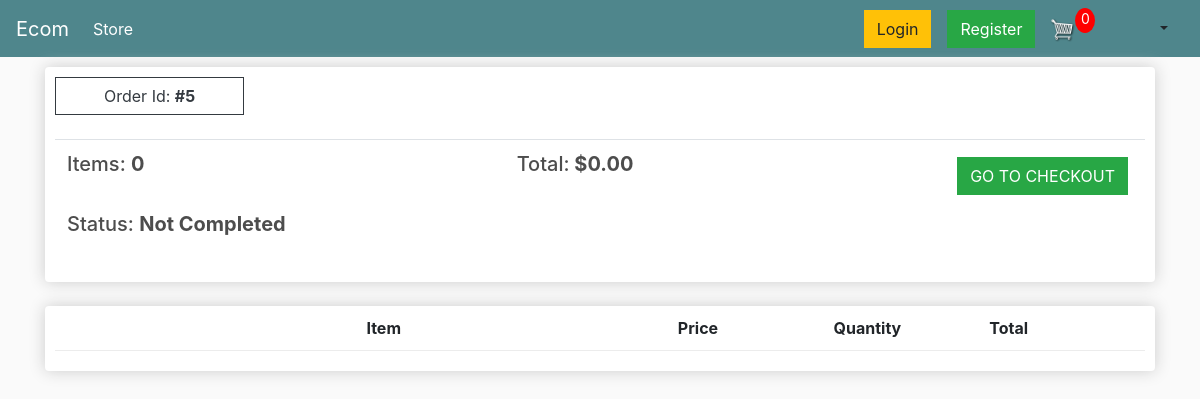
Before: /order-details/5 with the older database file.
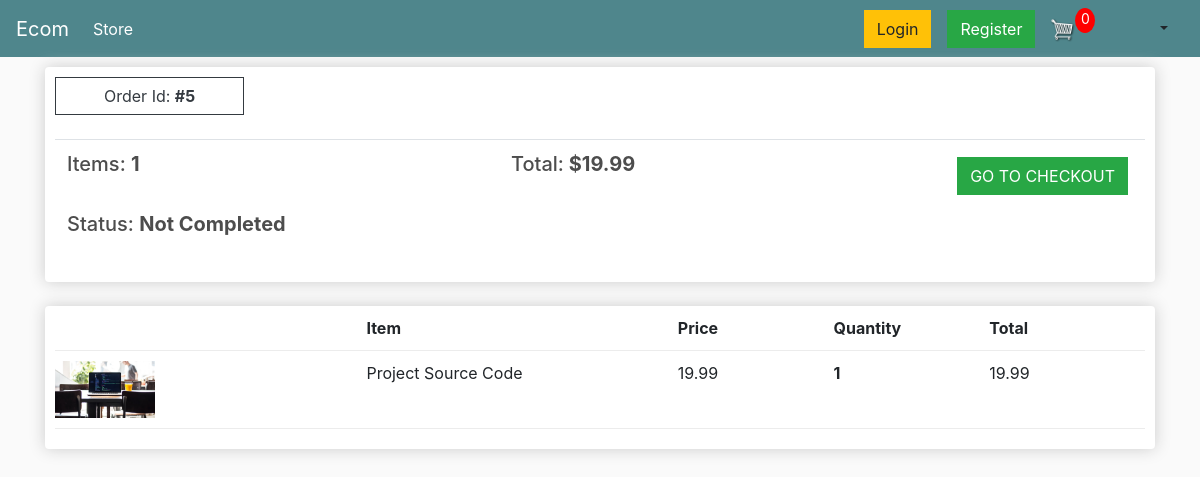
After: the same page with the newer database file.
### store/models.py (models this page shows, shortened)
class Order(models.Model):
    customer = models.ForeignKey(Customer, on_delete=models.SET_NULL, null=True, blank=True)
    date_ordered = models.DateTimeField(auto_now_add=True)
    date_completed = models.DateTimeField(auto_now_add=True)
    complete = models.BooleanField(default=False, null=True, blank=False)
    transaction_id = models.CharField(max_length=100, null=True)
    @property
    def get_cart_total(self):
        order_items = self.orderitem_set.all()
        total = sum([item.get_total for item in order_items])
        return total
    @property
    def get_number_of_items(self):
        order_items = self.orderitem_set.all()
        total = sum([item.quantity for item in order_items])
        return total

class OrderItem(models.Model):
    product = models.ForeignKey(Product, on_delete=models.SET_NULL, null=True, blank=True)
    order = models.ForeignKey(Order, on_delete=models.SET_NULL, null=True, blank=True)
    quantity = models.IntegerField(default=0, null=True, blank=True)
    date_added = models.DateTimeField(auto_now_add=True)
    @property
    def get_total(self):
        return self.quantity * self.product.price

class Product(models.Model):
    name = models.CharField(max_length=200, null=True)
    price = models.FloatField()
    digital = models.BooleanField(default=False, null=True, blank=True)
    image = models.ImageField(null=True, blank=True)
    @property
    def imageURL(self):
        try:
            url = self.image.url
        except:
            url = ''
        return url

### customers/views.py (the view)
# urls.py: path('order-details/<int:pk>', customer_views.OrderDetailView.as_view(), name = 'order-details'),
class OrderDetailView(DetailView):
    template_name: str = "customers/order-details.html"
    context_object_name: str = "order"
    model = Order
    def get_context_data(self,*args, **kwargs):
        context = super(OrderDetailView, self).get_context_data(*args,**kwargs)
        context['items'] = self.items
        context['noOfCartItems'] = self.noOfCartItems
        return context
    def get(self, request, *args, **kwargs):
        self.cookieData = cartData(request = request)
        self.noOfCartItems = self.cookieData['noOfCartItems']
        self.order_id = self.kwargs.get('pk')
        self.items = OrderItem.objects.filter(order__id = self.order_id)
        print(f'order_id = {self.order_id}  items = {self.items},  noOfCartItems = {self.noOfCartItems}')
        return super(OrderDetailView, self).get(request, *args, **kwargs)

### store/utils.py (called while the page is built, shortened)
def cookieCart(request):
    try:
        cart = json.loads(request.COOKIES['cart'])
    except:
        cart = {}
    print('Cart: ', cart)
    items = []
    order = {
        'get_cart_total': 0,
        'get_number_of_items': 0,
        'shipping': False
    }
    noOfCartItems = order['get_number_of_items']
    return {
        'noOfCartItems': noOfCartItems,
        'order': order,
        'items': items
    }

def cartData(request):
    if request.user.is_authenticated:
        customer = request.user.customer
        order, created = Order.objects.get_or_create(customer = customer, complete = False)
        items = order.orderitem_set.all()
        noOfCartItems = order.get_number_of_items
    else:
        cookieData = cookieCart(request = request)
        noOfCartItems = cookieData['noOfCartItems']
        order = cookieData['order']
        items = cookieData['items']
    return {
        'noOfCartItems': noOfCartItems,
        'order': order,
        'items': items
    }

### templates/customers/order-details.html (shortened to what this page needs)
{% extends 'store/main.html' %}
{% load static %}
{% block content %}
    <div class="row">
        <div class="col-lg-12">
            <div class="box-element">
                <a  class="btn btn-outline-dark pl-5 pr-5" href="{% url 'store' %}">Order Id: <strong>#{{order.id}}</strong></a>
                <br>
                <br>
                <table class="table">
                    <tr>
                        <th><h5>Items: <strong>{{ order.get_number_of_items }} </strong></h5></th>
                        <th><h5>Total:<strong> ${{order.get_cart_total|floatformat:2}} </strong></h5></th>
                        <th>
                        {% if order.complete %}
                            <a  style="float:right; margin:5px;" class="btn btn-secondary" href="#">COMPLETED</a>
                        {% else %}
                            <a  style="float:right; margin:5px;" class="btn btn-success" href="{% url 'checkout' %}">GO TO CHECKOUT</a>
                        {% endif %}
                        </th>
                    </tr>
                    <td style="border:0; padding-top:0;">
                        {% if order.complete %}
                            <h5>Status: <strong> Completed </strong></h5>
                        {% else %}
                            <h5>Status: <strong> Not Completed </strong></h5>
                        {% endif %}
                    </td>
                </table>
            </div>
            <br>
            <div class="box-element mt-0">
                <div class="cart-row">
                    <div style="flex:2"></div>
                    <div style="flex:2"><strong>Item</strong></div>
                    <div style="flex:1"><strong>Price</strong></div>
                    <div style="flex:1"><strong>Quantity</strong></div>
                    <div style="flex:1"><strong>Total</strong></div>
                </div>
                {% for item in items %}
                    <div class="cart-row">
                        <div style="flex:2"><img class="row-image" src="{{item.product.imageURL}}"></div>
                        <div style="flex:2"><p>{{item.product.name}}</p></div>
                        <div style="flex:1"><p>{{item.product.price|floatformat:2}} </p></div>
                        <div style="flex:1">
                            <p class="quantity">{{item.quantity}}</p>
                        </div>
                        <div style="flex:1"><p>{{item.get_total|floatformat:2}} </p></div>
                    </div>
                {% endfor %}
        </div>
    </div>
{% endblock content %}

Changed rows visible on the page:
computed for Order id 5: get_number_of_items "0" → "1"; get_cart_total "0.00" → "19.99"
added OrderItem: product.imageURL (picture), product.name "Project Source Code", product.price "19.99", quantity "1", get_total "19.99"
